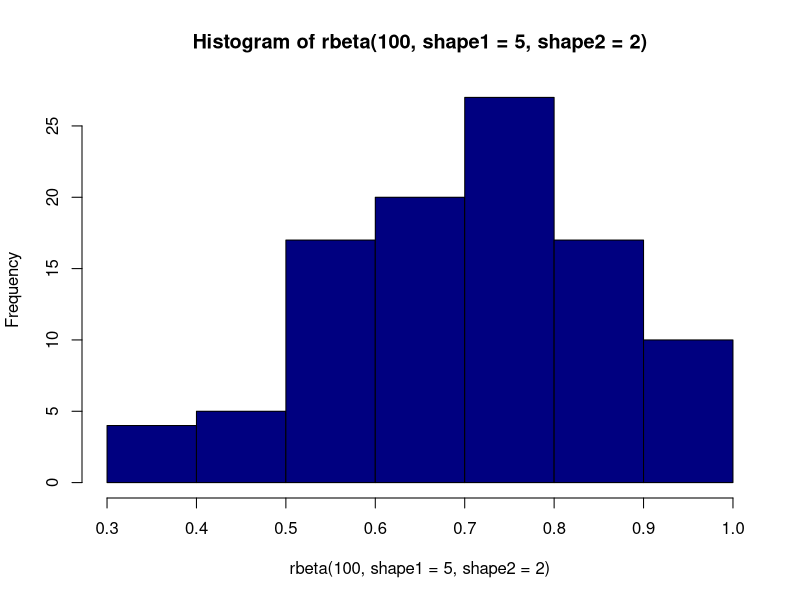
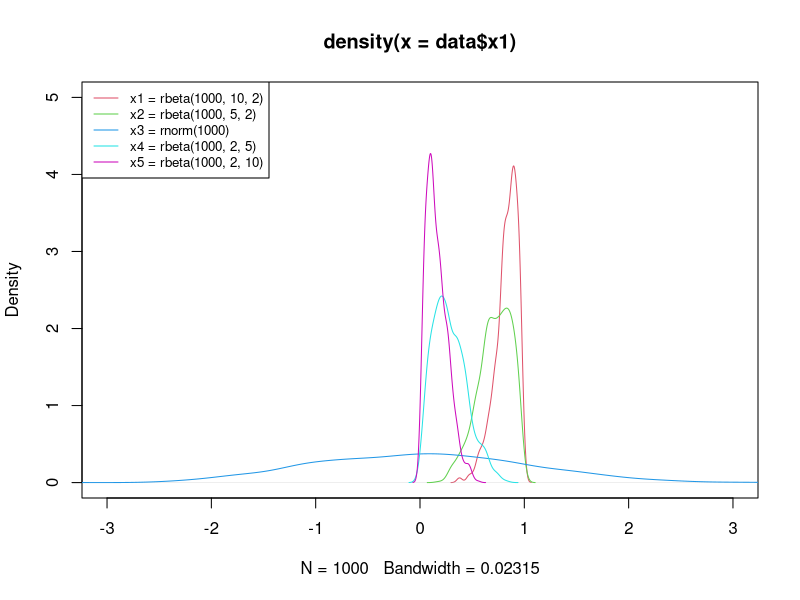
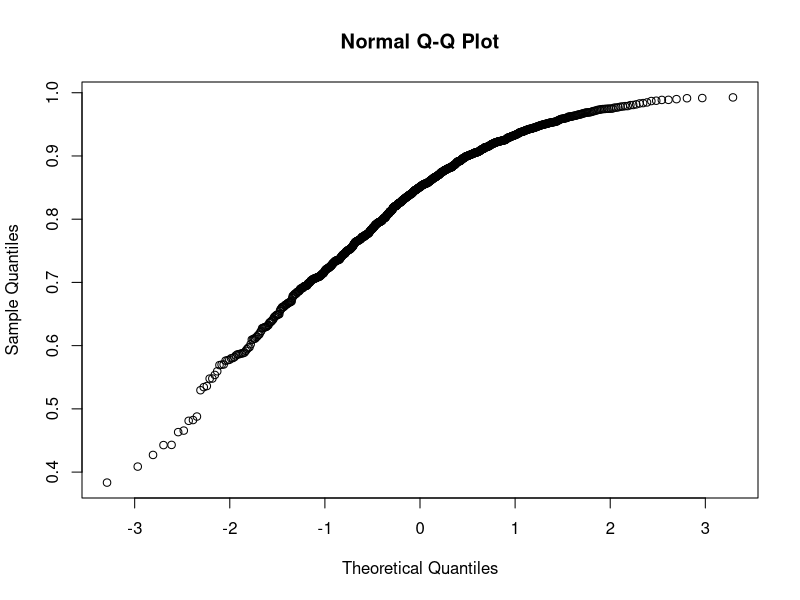
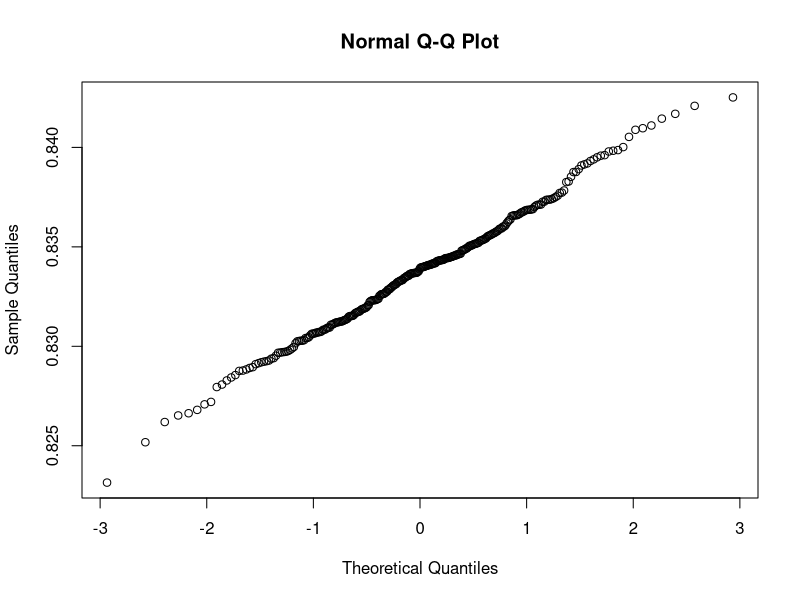
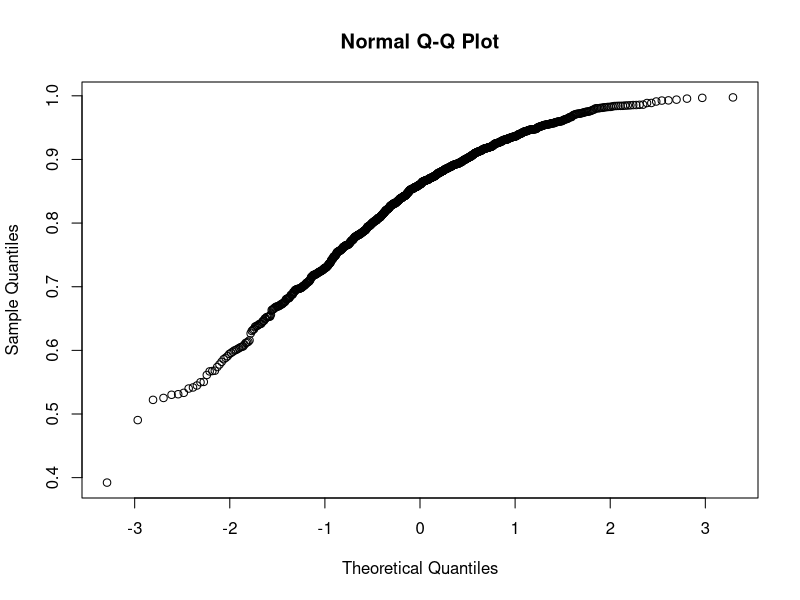
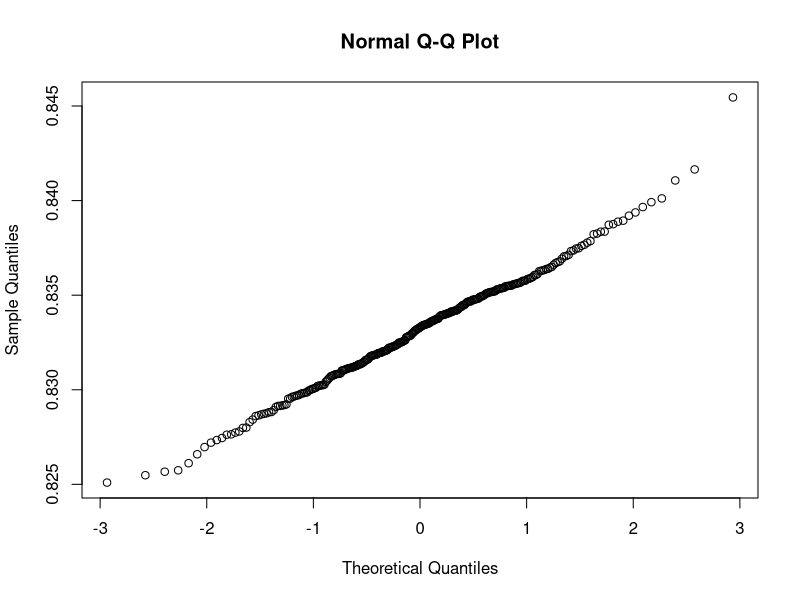
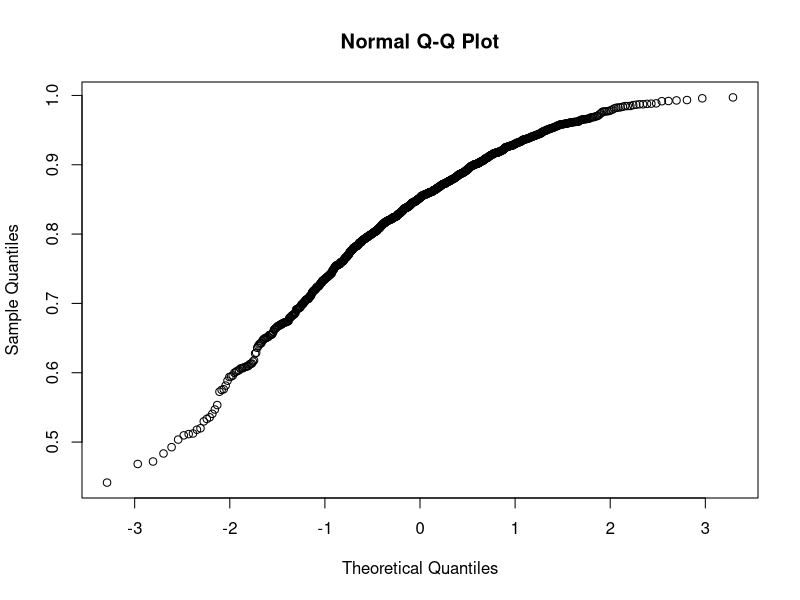
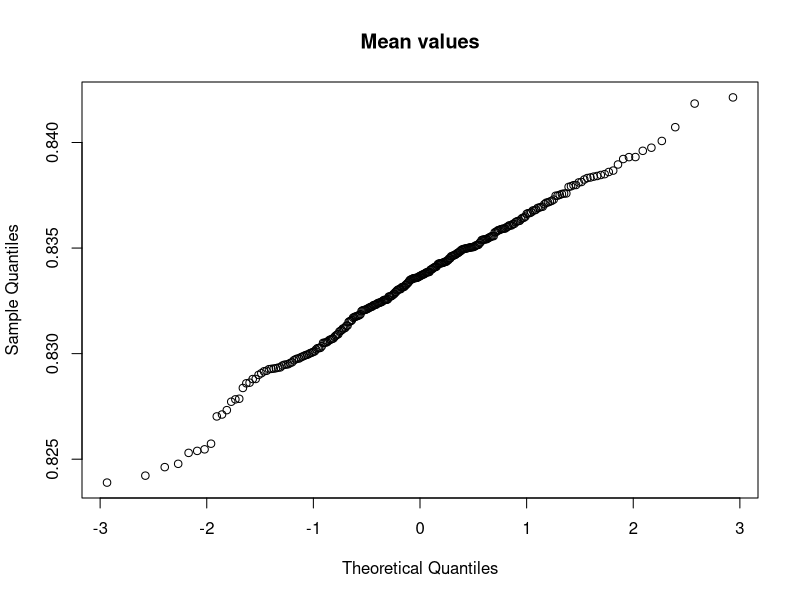

Recreate these plots in R, in order.
## ---- chunk 1
knitr::opts_chunk$set(echo = TRUE)

#  |\__/,|   (`\
#  |_ _  |.--.) )
#  ( T   )     /
# (((^_(((/(((_/
## ---- chunk 2
hist(rbeta(100, shape1=5, shape2=2), col = 'navy')

## ---- chunk 3
#          .-"""-.
#         /       \
#         \       /
#  .-"""-.-`.-.-.<  _
#  /      _,-\ ()()_/:)
#  \     / ,  `     `|
#    '-..-| \-.,___,  /
#       \ `-.__/  /
#        `-.__.-'`
## ---- chunk 4

# The following example was taken from: https://statisticsglobe.com/draw-normal-left-right-skewed-distributions-r

set.seed(35486)                    # Create random distributions
data <- data.frame(x1 = rbeta(1000, 10, 2),
                   x2 = rbeta(1000, 5, 2),
                   x3 = rnorm(1000),
                   x4 = rbeta(1000, 2, 5),
                   x5 = rbeta(1000, 2, 10))

head(data)                         # Print head of data
## ---- chunk 5
plot(density(data$x1), col = 2,    # Overlay all columns as densities
     xlim = c(- 3, 3),
     ylim = c(0, 5))
lines(density(data$x2), col = 3)

lines(density(data$x3), col = 4)
lines(density(data$x4), col = 5)
lines(density(data$x5), col = 6)
legend("topleft",                  # Add legend to plot
       legend = c("x1 = rbeta(1000, 10, 2)",
                  "x2 = rbeta(1000, 5, 2)",
                  "x3 = rnorm(1000)",
                  "x4 = rbeta(1000, 2, 5)",
                  "x5 = rbeta(1000, 2, 10)"),
       col = 2:6,
       lty = 1,
       cex = 0.8)

## ---- chunk 6
generate_dataset <- function(n = 300, m = 1000) {
  result <- list()
  for (i in 1:n) {
    result[[i]] <- rbeta(m, 10, 2)
  }
  return(result)
}

calculate_mean_values <- function(dataset) {
  result <- c()
  for (i in 1:length(dataset)) {
    result <- c(result, mean(dataset[[i]]))
  }
  return(result)
}

random_samples <- generate_dataset()
mean_values <- calculate_mean_values(random_samples)

qqnorm(random_samples[[1]])
qqnorm(mean_values)

## ---- chunk 7

generate_dataset <- function(n = 300, m = 1000, a = 10, b = 2) {
  result <- list()
  for (i in 1:n) {
    result[[i]] <- rbeta(m,a,b)
  }
  return(result)
}

calculate_mean_values <- function(dataset) {
  result <- c()
  for (i in 1:length(dataset)) {
    result <- c(result, mean(dataset[[i]]))
  }
  return(result)
}

random_samples <- generate_dataset()
mean_values <- calculate_mean_values(random_samples)

qqnorm(random_samples[[1]])
qqnorm(mean_values)

## ---- chunk 8
generate_dataset <- function(n = 300, m = 1000, a = 10, b = 2, func = rbeta) {
  result <- list()
  for (i in 1:n) {
    result[[i]] <- func(m,a,b)
  }
  return(result)
}

calculate_mean_values <- function(dataset) {
  result <- c()
  for (i in 1:length(dataset)) {
    result <- c(result, mean(dataset[[i]]))
  }
  return(result)
}


random_samples <- generate_dataset()
mean_values <- calculate_mean_values(random_samples)

qqnorm(random_samples[[6]])
qqnorm(mean_values, main = "Mean values")
